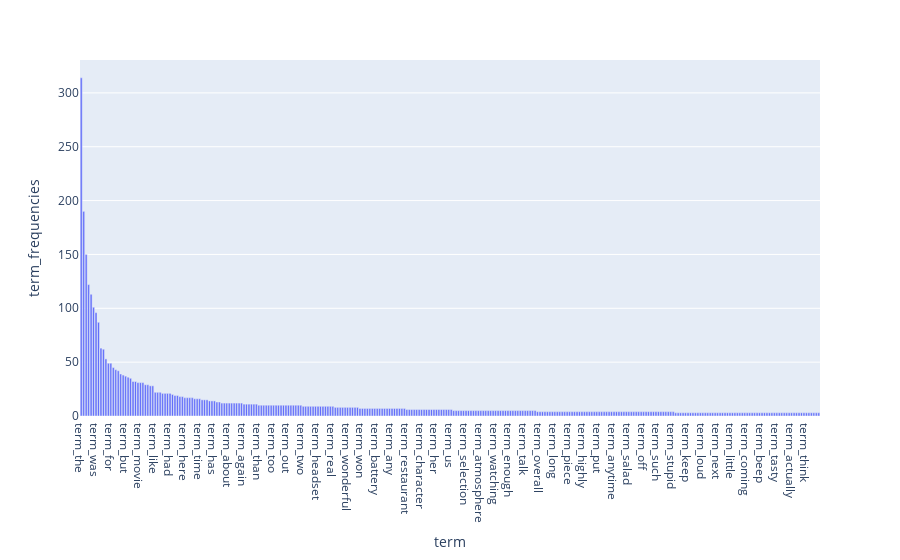

Here is the notebook cell this chart was saved with:
### Code cell
#Atrribute Transformation / Aggregation

#Generate word frequency features
count_vect = CountVectorizer()    
X_counts = count_vect.fit_transform(df_sample.sentence)

#fine array of term frequency
term_frequencies = []
for j in range(0,X_counts.shape[1]):
    term_frequencies.append(sum(X_counts[:,j].toarray()))
term_frequencies = np.asarray(X_counts.sum(axis=0))[0]

#fine array of word term
term = np.asarray(["term_"+str(i) for i in count_vect.get_feature_names()])

#make DataFrame to plot bar chart, and sort the word frequency by descending order
to_dict ={'term_frequencies' :term_frequencies,'term': term}
to_df=pd.DataFrame(to_dict).sort_values(by=['term_frequencies'], ascending=False)

#plot bar chart of top 300 word frequency
fig = px.bar(to_df[0:300], x="term", y="term_frequencies")
fig.show()

### Figure 1 — Plotly figure (JSON) as saved in the notebook; plotly's stock layout.template omitted (floating-point values rounded to 4 significant figures; data arrays with more than 128 entries replaced by an {"elided": "..."} marker saying what was removed)
{"data": [{"alignmentgroup": "True", "hovertemplate": "term=%{x}<br>term_frequencies=%{y}<extra></extra>", "legendgroup": "", "marker": {"color": "#636efa"}, "name": "", "offsetgroup": "", "orientation": "v", "showlegend": false, "textposition": "auto", "type": "bar", "x": {"elided": "300 str values"}, "xaxis": "x", "y": {"elided": "300 int values"}, "yaxis": "y"}], "layout": {"barmode": "relative", "legend": {"tracegroupgap": 0}, "margin": {"t": 60}, "xaxis": {"anchor": "y", "domain": [0, 1], "title": {"text": "term"}}, "yaxis": {"anchor": "x", "domain": [0, 1], "title": {"text": "term_frequencies"}}}}
